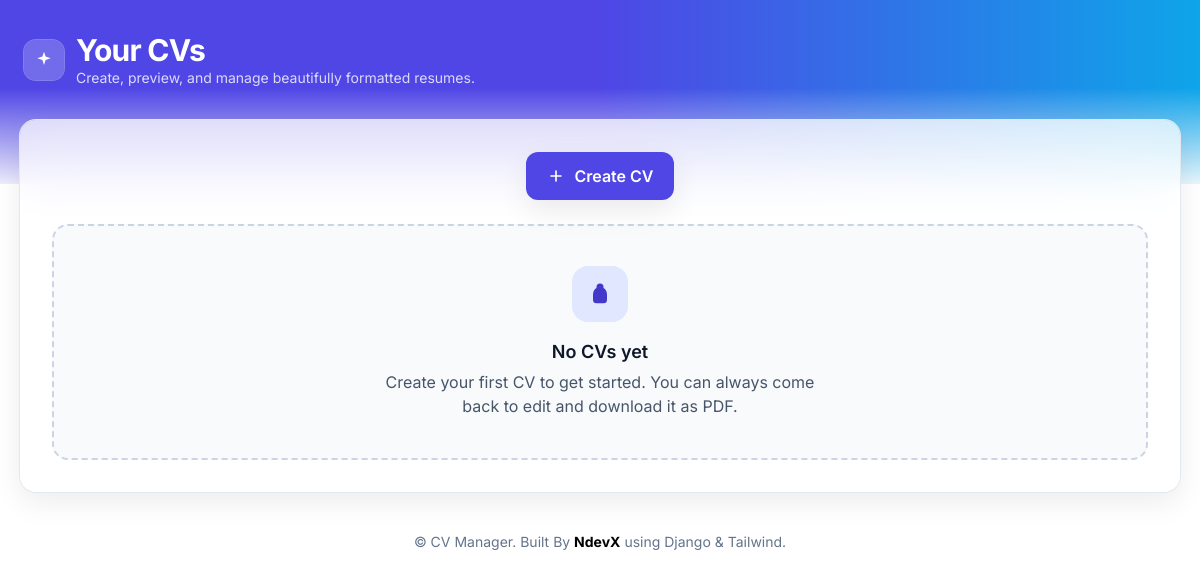
Before: / with the older database file.
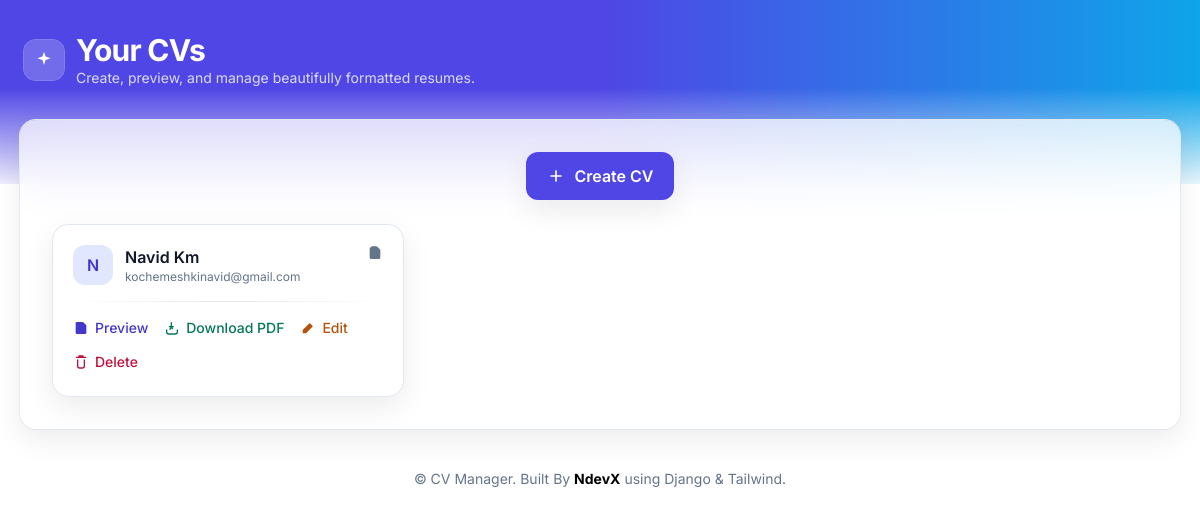
After: the same page with the newer database file.
### myapp/models.py (models this page shows)
class Profile(models.Model):
    name = models.CharField(max_length=100)
    email = models.EmailField()
    phone = models.CharField()
    degree = models.CharField(max_length=100)
    school = models.CharField(max_length=100)
    university = models.CharField(max_length=100)
    summary = models.TextField(max_length=2000)
    previous_work = models.TextField(max_length=2000)
    skills = models.CharField(max_length=200)

### myapp/views.py (the view)
# urls.py: path('',views.dashboard,name='dashboard'),
def dashboard(request):
    resumes = Profile.objects.all()
    return render(request,'myapp/dashboard.html',{'resumes':resumes})

### myapp/templates/myapp/dashboard.html (shortened to what this page needs)
<!DOCTYPE html>
<html lang="en">
<head>
    <script src="https://cdn.tailwindcss.com"></script>
</head>
<body class="min-h-screen text-slate-800">
    <header class="relative">
        <div class="absolute inset-0 -z-10 bg-gradient-to-r from-brand-600 via-indigo-600 to-sky-500"></div>
        <div class="absolute inset-x-0 bottom-0 -z-10 h-24 bg-gradient-to-t from-white/90 to-transparent"></div>
        <div class="header-inner px-6 pt-8 pb-24">
            <div class="topbar">
                <div class="flex items-center gap-3 min-w-0">
                    <div class="h-10 w-10 flex-shrink-0 rounded-xl bg-white/20 backdrop-blur ring-1 ring-white/30 grid place-items-center">
                        <svg
                            xmlns="http://www.w3.org/2000/svg"
                            viewBox="0 0 24 24"
                            fill="currentColor"
                            class="w-5 h-5 text-white"
                        >
                            <path d="M12 2l1.9 5.9L20 10l-6.1 2.1L12 18l-1.9-5.9L4 10l6.1-2.1L12 2z"/>
                        </svg>
                    </div>
                    <div class="min-w-0">
                        <h1 class="text-white text-2xl md:text-3xl font-bold tracking-tight">
                            Your CVs
                        </h1>
                        <p class="text-white/80 text-sm">
                            Create, preview, and manage beautifully formatted resumes.
                        </p>
                    </div>
                </div>
            </div>
        </div>
    </header>
    <main class="main-content -mt-16">
        <div class="main-panel bg-white/70 backdrop-blur-xl rounded-2xl shadow-soft ring-1 ring-slate-200 p-6 md:p-8">
            <div class="create-cv-wrapper">
                <a
                    href="{% url 'myapp:save_profile' %}"
                    class="create-cv-button rounded-xl bg-brand-600 text-white font-semibold px-5 py-3 shadow-soft hover:bg-brand-700 hover:shadow-hover transition"
                >
                    <svg
                        xmlns="http://www.w3.org/2000/svg"
                        viewBox="0 0 24 24"
                        fill="currentColor"
                        class="w-5 h-5"
                    >
                        <path d="M12 5a1 1 0 011 1v5h5a1 1 0 110 2h-5v5a1 1 0 11-2 0v-5H6a1 1 0 110-2h5V6a1 1 0 011-1z"/>
                    </svg>
                    Create CV
                </a>
            </div>
            {% if resumes %}
            <div class="resume-grid">
                {% for resume in resumes %}
                <div class="resume-card group rounded-2xl border border-slate-200 bg-white p-5 shadow-soft hover:shadow-hover hover:-translate-y-0.5 transition transform">
                    <div class="resume-card-header flex items-start justify-between gap-3">
                        <div class="flex items-center gap-3 min-w-0">
                            <div class="h-10 w-10 flex-shrink-0 rounded-xl bg-brand-100 text-brand-700 grid place-items-center font-semibold">
                                {{ resume.name|default:"?"|slice:":1"|upper }}
                            </div>
                            <div class="resume-info">
                                <h2 class="text-base font-semibold text-slate-900 truncate">
                                    {{ resume.name }}
                                </h2>
                                <p class="resume-email text-xs text-slate-500">
                                    {{ resume.email }}
                                </p>
                            </div>
                        </div>
                        <span class="resume-date inline-flex items-center gap-1 text-xs text-slate-500 flex-shrink-0">
                            <svg
                                xmlns="http://www.w3.org/2000/svg"
                                viewBox="0 0 24 24"
                                fill="currentColor"
                                class="w-4 h-4"
                            >
                                <path d="M6.75 3A2.75 2.75 0 004 5.75v12.5A2.75 2.75 0 006.75 21h10.5A2.75 2.75 0 0020 18.25V8.414a2.75 2.75 0 00-.805-1.945l-3.664-3.664A2.75 2.75 0 0013.586 2H6.75zM13 3.5v3.25c0 .69.56 1.25 1.25 1.25H17.5"/>
                            </svg>
                        </span>
                    </div>
                    <div class="my-4 h-px bg-gradient-to-r from-transparent via-slate-200 to-transparent"></div>
                    <div class="resume-actions">
                        <a
                            href="{% url 'myapp:resume' resume.id %}"
                            class="text-sm font-medium text-brand-700 hover:text-brand-800"
                        >
                            <svg
                                xmlns="http://www.w3.org/2000/svg"
                                viewBox="0 0 24 24"
                                fill="currentColor"
                                class="w-4 h-4"
                            >
                                <path d="M4 5a2 2 0 012-2h9l5 5v11a2 2 0 01-2 2H6a2 2 0 01-2-2V5z"/>
                            </svg>
                            Preview
                        </a>
                        <a
                            href="{% url 'myapp:download_resume' resume.id %}"
                            class="text-sm font-medium text-emerald-700 hover:text-emerald-800"
                        >
                            Download PDF
                        </a>
                        <a
                            href="{% url 'myapp:edit_resume' resume.id %}"
                            class="text-sm font-medium text-amber-700 hover:text-amber-800"
                        >
                            <svg
                                xmlns="http://www.w3.org/2000/svg"
                                viewBox="0 0 24 24"
                                fill="currentColor"
                                class="w-4 h-4"
                            >
                                <path d="M4 15.5V19a1 1 0 001 1h3.5a1 1 0 00.707-.293l9.5-9.5a1 1 0 000-1.414L15.207 5.293a1 1 0 00-1.414 0l-9.5 9.5A1 1 0 004 15.5z"/>
                            </svg>
                            Edit
                        </a>
                        <form
                            action="{% url 'myapp:delete_resume' resume.id %}"
                            method="post"
                            class="inline"
                        >
                            <button
                                type="submit"
                                onclick="return confirm('Are you sure you want to delete this resume?')"
                                class="text-sm font-medium text-rose-700 hover:text-rose-800"
                            >
                                Delete
                            </button>
                        </form>
                    </div>
                </div>
                {% endfor %}
            </div>
            {% else %}
            <div class="rounded-2xl border-2 border-dashed border-slate-300 p-10 text-center bg-slate-50">
                <div class="mx-auto mb-4 h-14 w-14 rounded-2xl bg-brand-100 text-brand-700 grid place-items-center">
                    <svg
                        xmlns="http://www.w3.org/2000/svg"
                        viewBox="0 0 24 24"
                        fill="currentColor"
                        class="w-7 h-7"
                    >
                        <path d="M12 6a6 6 0 00-6 6v5a3 3 0 003 3h6a3 3 0 003-3v-5a6 6 0 00-6-6z"/>
                        <path d="M9 6a3 3 0 116 0v1a3 3 0 11-6 0V6z"/>
                    </svg>
                </div>
                <h3 class="text-lg font-semibold text-slate-900">
                    No CVs yet
                </h3>
                <p class="text-slate-600 max-w-md mx-auto mt-1">
                    Create your first CV to get started. You can always come back to
                    edit and download it as PDF.
                </p>
            </div>
            {% endif %}
        </div>
        <footer class="page-footer text-sm text-slate-500 py-10">
            <p>
                © CV Manager. Built By <a class="text text-black font-bold" href="https://github.com/navidkmp">NdevX</a> using Django & Tailwind.
            </p>
        </footer>
    </main>
</body>
</html>

### myapp/templates/myapp/dashboard.html (style rules this page uses)
* { box-sizing: border-box; }
html, body { width: 100%; min-height: 100%; margin: 0; overflow-x: hidden; }
body { font-family: Inter, Arial, sans-serif; background: radial-gradient( 60rem 30rem at 10% -10%, rgba(99, 102, 241, 0.15), transparent 40% ), radial-gradient( 40rem 20rem at 110% 10%, rgba(14, 165, 233, 0.12), transparent 35% ), #ffffff; }
.header-inner { width: 100%; max-width: 1280px; margin: 0 auto; }
.topbar { display: flex; align-items: center; justify-content: flex-start; }
.main-content { display: block; box-sizing: border-box; width: 100%; max-width: 1280px; margin-left: auto !important; margin-right: auto !important; padding-left: 20px; padding-right: 20px; position: relative; }
.main-panel { display: block; box-sizing: border-box; width: 100%; max-width: 100%; min-width: 0; margin-left: auto; margin-right: auto; }
.create-cv-wrapper { display: flex; justify-content: center; align-items: center; width: 100%; margin-bottom: 24px; }
.create-cv-button { display: inline-flex; align-items: center; justify-content: center; gap: 8px; text-decoration: none; }
.resume-grid { display: grid; grid-template-columns: repeat(1, minmax(0, 1fr)); width: 100%; min-width: 0; gap: 20px; }
.resume-card { width: 100%; min-width: 0; overflow: hidden; }
.resume-info { flex: 1; min-width: 0; overflow: hidden; }
.resume-email { overflow-wrap: anywhere; word-break: break-word; }
.resume-actions { display: flex; align-items: center; flex-wrap: wrap; gap: 14px 16px; width: 100%; }
.resume-actions a, .resume-actions button { display: inline-flex; align-items: center; gap: 6px; white-space: nowrap; text-decoration: none; }
.page-footer { width: 100%; text-align: center; margin-left: auto; margin-right: auto; }
@media (min-width: 640px) { .resume-grid { grid-template-columns: repeat(2, minmax(0, 1fr)); } }
@media (min-width: 1024px) { .resume-grid { grid-template-columns: repeat(3, minmax(0, 1fr)); } }

Changed rows visible on the page:
added Profile: name "N", name "Navid Km", email "kochemeshkinavid@gmail.com"
Other visible differences:
text no longer shown: "No CVs yet Create your first CV to get started. You can always come back to edit and download it as PDF."
